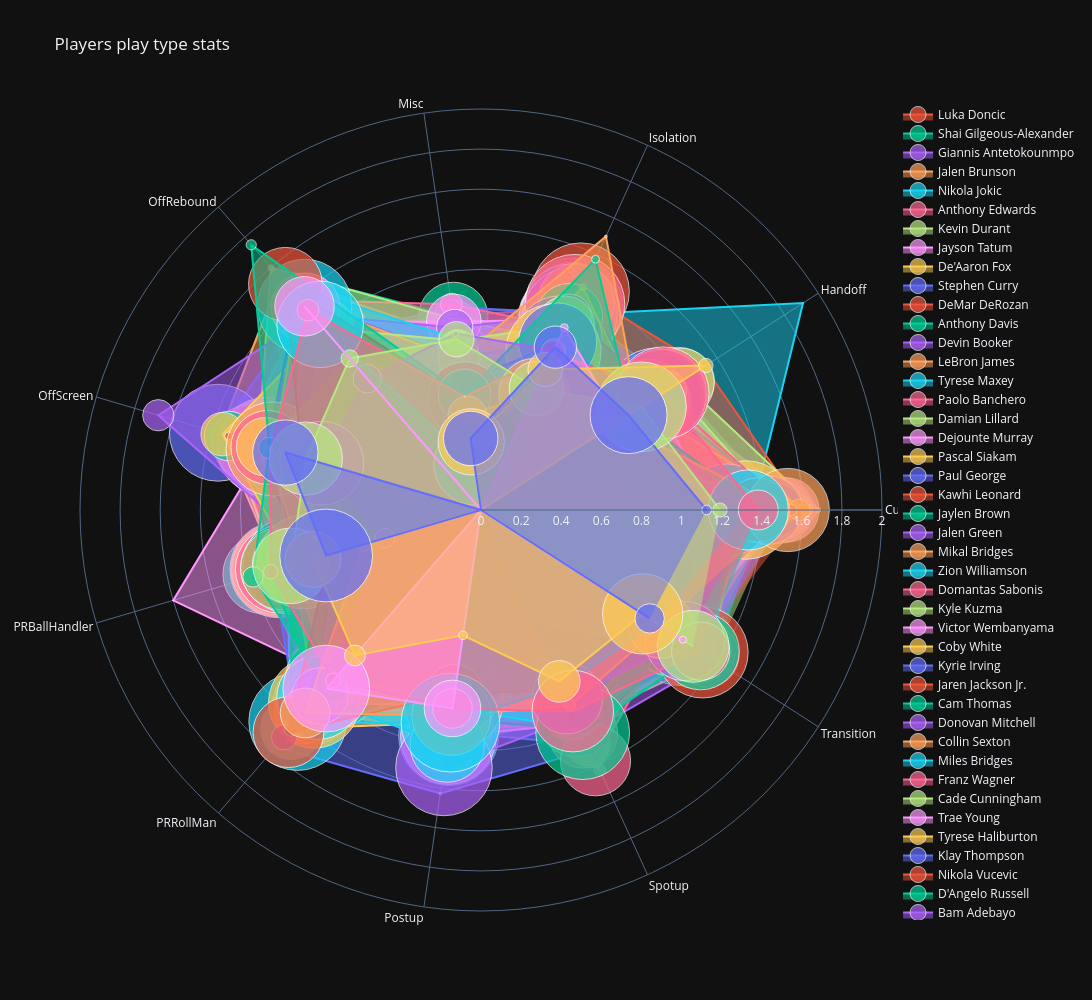

Notebook source saved alongside this figure:
### Code cell
import numpy as np
import plotly.graph_objects as go

# Create a new Figure
fig = go.Figure()

# Add averages
fig.add_trace(go.Scatterpolar(
        r=df_ppp_for_plot.replace(0, np.NaN).mean(),
        theta=metrics,
        name="Average",
        line=dict(color='white'),  # Set the color for the average trace
        showlegend=False  # Make the Average trace always visible and not part of the legend
    ))

# Plot each player in a separate chart
for player_name in players_to_plot:
    player_ppp_df = df_ppp_for_plot.loc[player_name]
    player_frequency_df = df_frequency_for_plot.loc[player_name]
    player_percentile_frequency_df = df_percentile_frequency_for_plot.loc[player_name]

    fig.add_trace(go.Scatterpolar(
        r=player_ppp_df.values,
        theta=metrics,
        fill='toself',
        name=player_name,
        marker=dict(
            size=player_percentile_frequency_df.values
        ),
        customdata=player_frequency_df.values * 100,  # Adding custom data
        hovertemplate='<b>%{theta}</b><br>PPP: %{r}<br>Frequency: %{customdata}%<extra></extra>'
    
    ))

# Update layout with increased width and height
fig.update_layout(
    polar=dict(
        radialaxis=dict(
            visible=True,
            range=[0, 2]
        )),
    showlegend=True,
    title=title,
    width=1500,
    height=1000,
)

# Show the plot
fig.show()
